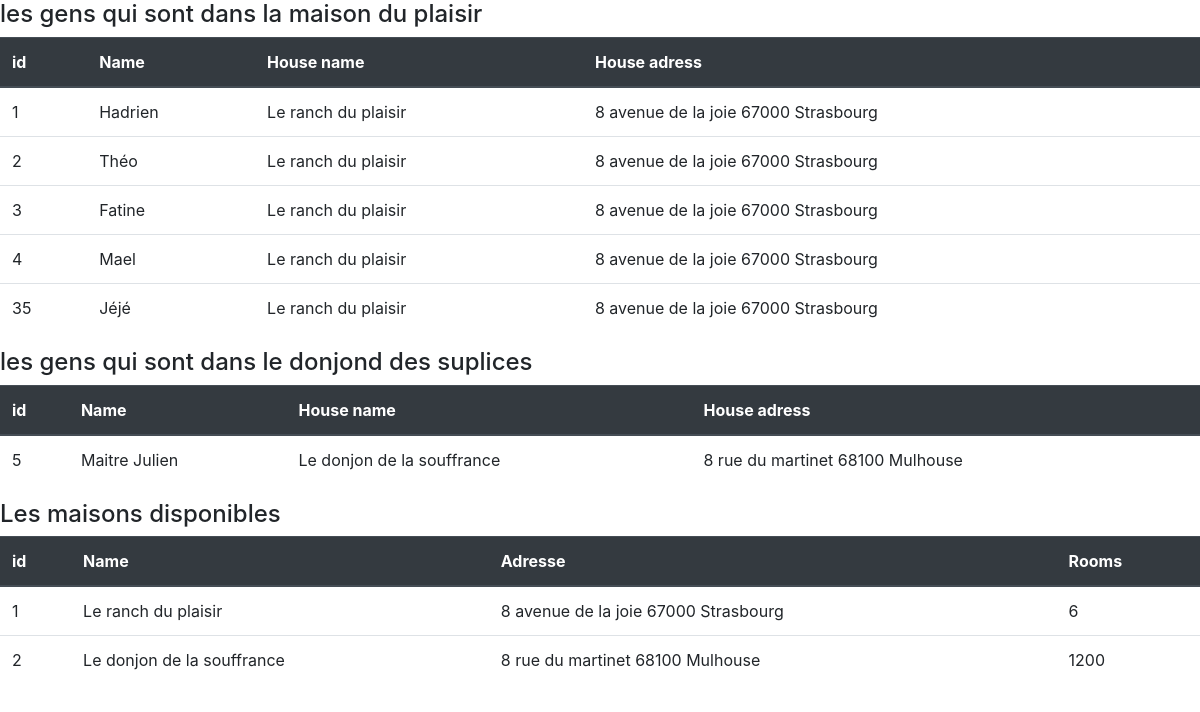
The page / on the database its author committed.
### tables this page shows
CREATE TABLE `User` (
                        `user_id` int NOT NULL AUTO_INCREMENT,
                        `user_name` varchar(255) NOT NULL,
                        `user_house` int DEFAULT NULL,
                        PRIMARY KEY (`user_id`),
                        KEY `user_house` (`user_house`),
                        CONSTRAINT `User_ibfk_1` FOREIGN KEY (`user_house`) REFERENCES `House` (`house_id`) ON DELETE CASCADE
);

CREATE TABLE `House` (
                         `house_id` int NOT NULL AUTO_INCREMENT,
                         `house_name` varchar(255) NOT NULL,
                         `house_adress` text NOT NULL,
                         `house_rooms` int NOT NULL,
                         PRIMARY KEY (`house_id`)
);

### src/Tools/DatabaseTools.php (called while the page is built, shortened)
<?php
class DatabaseTools
{
    private $user;
    private $password;
    private $dsn;
    private $pdo;
    public function __construct($host, $dbName, $user, $password)
    {
        $this->user = $user;
        $this->password = $password;
        $this->dsn = "mysql:host=$host;dbname=$dbName";
    }
    public function initDatabase(){
            $this->pdo = new PDO($this->dsn, $this->user, $this->password);
    }
    public function executeQuery($SQL){
        $result = $this->pdo->query($SQL);
        return $result->fetchAll();
    }
}

### src/Models/UserTools.php (called while the page is built, shortened)
<?php
class UserTools
{
    private $databaseTools;
    public function __construct($databaseTools)
    {
        $this->databaseTools = $databaseTools;
    }
    public function getAllUsers(){
        $results = $this->databaseTools->executeQuery('SELECT * FROM User INNER JOIN House ON User.user_house = House.house_id');
        $users = [];
        foreach ($results as $result) {
            $user = new User();
            $user->setId($result['user_id']);
            $user->setName($result['user_name']);
            $house = new House();
            $house->setId($result['house_id']);
            $house->setName($result['house_name']);
            $house->setAdress($result['house_adress']);
            $house->setRooms($result['house_rooms']);
            $user->setHouse($house);
            array_push($users, $user);
        }
        return $users;
    }
}

### src/Models/House.php (called while the page is built, shortened)
<?php
class House
{
    private $id;
    private $name;
    private $adress;
    private $rooms;
    public function getId()
    {
        return $this->id;
    }
    public function setId($id)
    {
        $this->id = $id;
        return $this;
    }
    public function getName()
    {
        return $this->name;
    }
    public function setName($name)
    {
        $this->name = $name;
        return $this;
    }
    public function getAdress()
    {
        return $this->adress;
    }
    public function setAdress($adress)
    {
        $this->adress = $adress;
        return $this;
    }
    public function getRooms()
    {
        return $this->rooms;
    }
    public function setRooms($rooms)
    {
        $this->rooms = $rooms;
        return $this;
    }
}

### src/Models/User.php (called while the page is built, shortened)
<?php
class User
{
    private $id;
    private $name;
    private $house;
    public function getHouse()
    {
        return $this->house;
    }
    public function setHouse($house)
    {
        $this->house = $house;
        return $this;
    }
    public function getId()
    {
        return $this->id;
    }
    public function setId($id)
    {
        $this->id = $id;
    }
    public function getName()
    {
        return $this->name;
    }
    public function setName($name)
    {
        $this->name = $name;
    }
}

### src/Models/HouseTools.php (called while the page is built, shortened)
<?php
class HouseTools
{
    private $databaseTools;
    public function __construct($databaseTools)
    {
        $this->databaseTools = $databaseTools;
    }
    public function getAllHouses(){
        $results = $this->databaseTools->executeQuery('SELECT * FROM house');
        $houses = [];
        foreach ($results as $result) {
            $house = new House();
            $house->setId($result['house_id']);
            $house->setName($result['house_name']);
            $house->setAdress($result['house_adress']);
            $house->setRooms($result['house_rooms']);
            array_push($houses, $house);
        }
        return $houses;
    }
}

### public/index.php (the view, shortened to what this page needs)
<?php
$dbTools = new DatabaseTools("127.0.0.1", "poo", "root", "");
$userTools = new UserTools($dbTools);
$houseTools = new HouseTools($dbTools);
$users = $userTools->getAllUsers();
$houses = $houseTools->getAllHouses();
?>
<!doctype html>
<html lang="en">
<head>
    <link rel="stylesheet" href="../css/style.css" >
</head>
<body>
<h4>les gens qui sont dans la maison du plaisir</h4>
<table class="table">
    <thead class="thead-dark">
    <tr>
        <th scope="col">id</th>
        <th scope="col">Name</th>
        <th scope="col">House name</th>
        <th scope="col">House adress</th>
    </tr>
    </thead>
    <tbody>
    <?php
    foreach ($users as $user) {
        if($user->getHouse()->getName() === 'Le ranch du plaisir') {?>
        <tr>
            <td><?= $user->getId() ?></td>
            <td><?= $user->getName() ?></td>
            <td><?= $user->getHouse()->getName() ?></td>
            <td><?= $user->getHouse()->getAdress() ?></td>
        </tr>
    <?php }} ?>
    </tbody>
</table>
<h4>les gens qui sont dans le donjond des suplices</h4>
<table class="table">
    <thead class="thead-dark">
    <tr>
        <th scope="col">id</th>
        <th scope="col">Name</th>
        <th scope="col">House name</th>
        <th scope="col">House adress</th>
    </tr>
    </thead>
    <tbody>
    <?php
    foreach ($users as $user) {
        if($user->getHouse()->getName() === 'Le donjon de la souffrance') {?>
            <tr>
                <td><?= $user->getId() ?></td>
                <td><?= $user->getName() ?></td>
                <td><?= $user->getHouse()->getName() ?></td>
                <td><?= $user->getHouse()->getAdress() ?></td>
            </tr>
        <?php }} ?>
    </tbody>
</table>
<h4>Les maisons disponibles</h4>
<table class="table">
    <thead class="thead-dark">
    <tr>
        <th scope="col">id</th>
        <th scope="col">Name</th>
        <th scope="col">Adresse</th>
        <th scope="col">Rooms</th>
    </tr>
    </thead>
    <tbody>
    <?php
    foreach ($houses as $house) {
        ?>
            <tr>
                <td><?= $house->getId() ?></td>
                <td><?= $house->getName() ?></td>
                <td><?= $house->getAdress() ?></td>
                <td><?= $house->getRooms() ?></td>
            </tr>
        <?php } ?>
    </tbody>
</table>
</body>
</html>

### rows shown on the page
user: user_id "1", user_name "Hadrien", user_house.house_name "Le ranch du plaisir", user_house.house_adress "8 avenue de la joie 67000 Strasbourg"
user: user_id "2", user_name "Théo", user_house.house_name "Le ranch du plaisir", user_house.house_adress "8 avenue de la joie 67000 Strasbourg"
user: user_id "3", user_name "Fatine", user_house.house_name "Le ranch du plaisir", user_house.house_adress "8 avenue de la joie 67000 Strasbourg"
user: user_id "4", user_name "Mael", user_house.house_name "Le ranch du plaisir", user_house.house_adress "8 avenue de la joie 67000 Strasbourg"
user: user_id "35", user_name "Jéjé", user_house.house_name "Le ranch du plaisir", user_house.house_adress "8 avenue de la joie 67000 Strasbourg"
user: user_id "5", user_name "Maitre Julien", user_house.house_name "Le donjon de la souffrance", user_house.house_adress "8 rue du martinet 68100 Mulhouse"
house: house_id "1", house_name "Le ranch du plaisir", house_adress "8 avenue de la joie 67000 Strasbourg", house_rooms "6"
house: house_id "2", house_name "Le donjon de la souffrance", house_adress "8 rue du martinet 68100 Mulhouse", house_rooms "1200"
